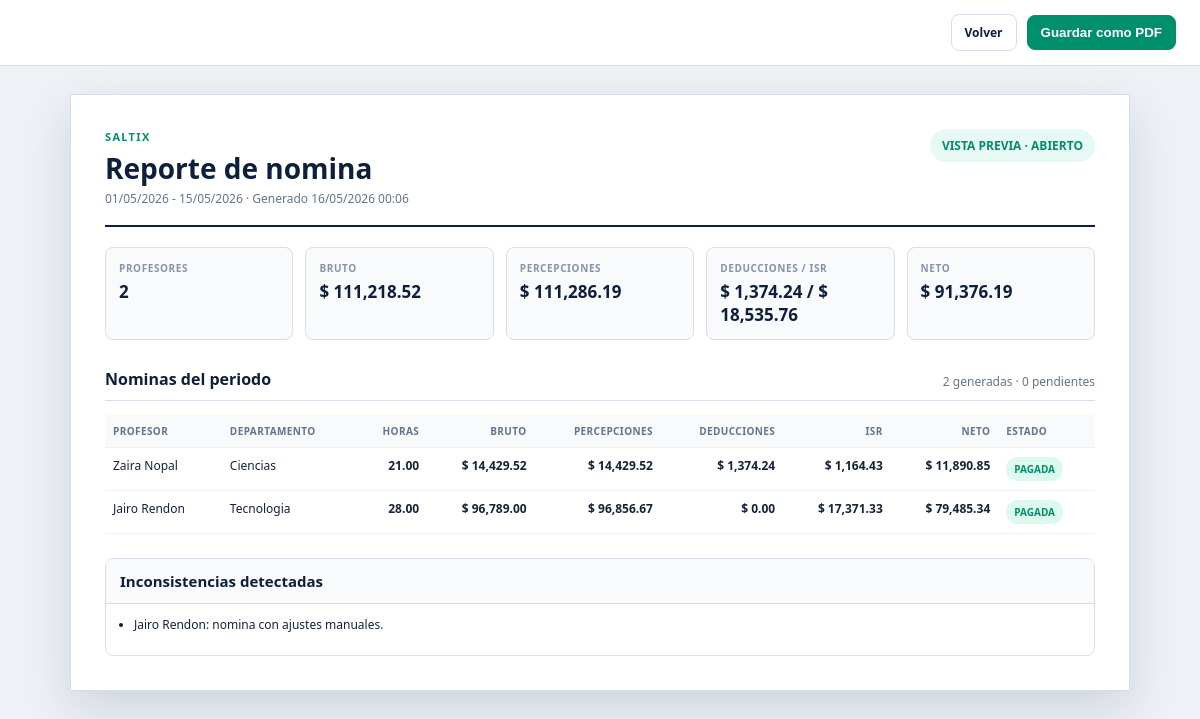
/contabilidad/periodo/2/print/ (signed in), run on the app's committed database.
### Contabilidad/models.py (models this page shows, shortened)
class Periodo(models.Model):
    TIPOS = [
        ("SEMANAL", "Semanal"),
        ("QUINCENAL", "Quincenal"),
        ("MENSUAL", "Mensual"),
    ]
    ESTADOS = [
        ("ABIERTO", "Abierto"),
        ("CERRADO", "Cerrado"),
    ]
    fecha_inicio = models.DateField()
    fecha_fin = models.DateField()
    tipo = models.CharField(max_length=10, choices=TIPOS, default="QUINCENAL")
    estado = models.CharField(max_length=10, choices=ESTADOS, default="ABIERTO")
    fecha_cierre = models.DateTimeField(null=True, blank=True)
    class Meta:
        constraints = [
            models.UniqueConstraint(
                fields=["fecha_inicio", "fecha_fin", "tipo"],
                name="unique_periodo_rango_tipo",
            ),
        ]

class Nomina(models.Model):
    ESTADOS = [
        ("pendiente", "Pendiente"),
        ("procesando", "Procesando"),
        ("cerrada", "Cerrada"),
        ("pagada", "Pagada"),
    ]
    profesor = models.ForeignKey("Profesores.Profesor", on_delete=models.PROTECT)
    periodo = models.ForeignKey("Periodo", on_delete=models.PROTECT)
    horas_trabajadas = models.DecimalField(max_digits=8, decimal_places=2, default=0)
    faltas = models.PositiveIntegerField(default=0)
    retardos = models.PositiveIntegerField(default=0)
    faltas_equivalentes = models.PositiveIntegerField(default=0)
    total_bruto = models.DecimalField(max_digits=12, decimal_places=4)
    total_percepciones = models.DecimalField(max_digits=12, decimal_places=4)
    total_impuestos = models.DecimalField(max_digits=12, decimal_places=4)
    total_deducciones = models.DecimalField(max_digits=12, decimal_places=4)
    total_neto = models.DecimalField(max_digits=12, decimal_places=4)
    fecha_de_generacion = models.DateTimeField(auto_now_add=True)
    fecha_actualizacion = models.DateTimeField(auto_now=True)
    estado = models.CharField(max_length=20, choices=ESTADOS, default="procesando")
    class Meta:
        constraints = [
            models.UniqueConstraint(
                fields=["profesor", "periodo"],
                name="unique_nomina_profesor_periodo",
            ),
        ]
        indexes = [
            models.Index(fields=["periodo", "estado"]),
            models.Index(fields=["profesor", "periodo"]),
        ]

### Profesores/models.py (models this page shows, shortened)
class Profesor(models.Model):
    ESTADOS = [
        ("ACTIVO", "Activo"),
        ("SUSPENDIDO", "Suspendido"),
        ("BAJA_TEMPORAL", "Baja temporal"),
        ("BAJA_DEFINITIVA", "Baja definitiva"),
    ]
    usuario = models.OneToOneField("users.Usuario", on_delete=models.CASCADE)
    rfc = models.CharField(max_length=13, unique=True)
    curp = models.CharField(max_length=18, unique=True)
    telefono = models.CharField(max_length=10)
    direccion = models.TextField(max_length=100)
    fecha_ingreso = models.DateField()
    estado_laboral = models.CharField(max_length=20, choices=ESTADOS, default="ACTIVO")
    costo_por_hora = models.DecimalField(max_digits=12, decimal_places=4)
    tipo_contrato = models.CharField(max_length=25)
    departamento = models.ForeignKey("users.Departamento", on_delete=models.PROTECT, related_name="profesores")
    plantel = models.ForeignKey("core.Plantel", on_delete=models.PROTECT, related_name="profesores")
    class Meta:
        indexes = [
            models.Index(fields=["estado_laboral"]),
            models.Index(fields=["fecha_ingreso"]),
        ]

### users/models.py (models this page shows, shortened)
class Usuario(AbstractBaseUser, PermissionsMixin):
    email = models.EmailField(max_length=254, unique=True)
    nombre = models.CharField(max_length=50, blank=False, null=False)
    apellido = models.CharField(max_length=50, blank=False, null=False)
    is_active = models.BooleanField(default=True)
    is_staff = models.BooleanField(default=False)
    date_joined = models.DateTimeField(default=timezone.now)
    last_login = models.DateTimeField(null=True, blank=True)
    rol_id = models.ForeignKey('Rol', on_delete=models.PROTECT, null=True, blank=True, related_name='users')
    objects = UsuarioManager()
    USERNAME_FIELD = "email"
    REQUIRED_FIELDS = ["nombre", "apellido"]
    def get_full_name(self):
        return f"{self.nombre} {self.apellido}"

class Departamento(models.Model):
    nombre = models.CharField(max_length=40)
    descripcion = models.CharField(max_length=1000)
    jefe = models.ForeignKey("Usuario", on_delete=models.PROTECT)
    plantel = models.ForeignKey("core.Plantel", on_delete=models.PROTECT)
    activo = models.BooleanField(default=True)

### Contabilidad/views.py (the view)
# urls.py: path("periodo/<int:periodo_id>/print/", views.reporte_periodo_print, name="reporte_periodo_print"),
@login_required
@requiere_rol("contabilidad", "administrador")
def reporte_periodo_print(request, periodo_id):
    periodo = get_object_or_404(Periodo, id=periodo_id)
    context = {
        "periodo": periodo,
        "resumen": obtener_resumen_periodo(periodo),
        "tipo_reporte": "Vista previa" if periodo.estado == "ABIERTO" else "Reporte oficial",
        "fecha_generacion": timezone.localtime(timezone.now()),
        "auto_print": request.GET.get("print") == "1",
    }
    return render(request, "Contabilidad/reporte_periodo_print.html", context)

### Contabilidad/templatetags/money_filters.py (called while the page is built)
@register.filter
def money(value):
    try:
        amount = Decimal(value or 0)
    except (InvalidOperation, TypeError, ValueError):
        amount = Decimal("0")
    return f"{amount:,.2f}"

### Contabilidad/utils.py (called while the page is built)
def money(value):
    try:
        return Decimal(value or 0).quantize(Decimal("0.0001"))
    except (InvalidOperation, TypeError, ValueError):
        return Decimal("0.0000")

def get_profesores_activos():
    return Profesor.objects.select_related("usuario").filter(estado_laboral="ACTIVO")

def get_profesores_sin_nomina_periodo(periodo):
    if periodo is None:
        return []
    con_nomina = set(Nomina.objects.filter(periodo=periodo).values_list("profesor_id", flat=True))
    return [p for p in get_profesores_activos() if p.id not in con_nomina]

def obtener_nominas_periodo(periodo, profesor_id="", estado=""):
    nominas = Nomina.objects.select_related(
        "profesor",
        "profesor__usuario",
        "profesor__departamento",
        "periodo",
    ).filter(periodo=periodo)
    if profesor_id:
        nominas = nominas.filter(profesor_id=profesor_id)
    if estado:
        nominas = nominas.filter(estado=estado)
    return nominas.order_by("profesor__usuario__apellido", "profesor__usuario__nombre")

def obtener_totales_periodo(periodo, nominas=None):
    nominas = list(nominas if nominas is not None else obtener_nominas_periodo(periodo))
    totales = {
        "total_profesores": len(nominas),
        "total_bruto": Decimal("0.0000"),
        "total_percepciones": Decimal("0.0000"),
        "total_deducciones": Decimal("0.0000"),
        "total_isr": Decimal("0.0000"),
        "total_neto": Decimal("0.0000"),
    }
    for nomina in nominas:
        totales["total_bruto"] += money(nomina.total_bruto)
        totales["total_percepciones"] += money(nomina.total_percepciones)
        totales["total_deducciones"] += money(nomina.total_deducciones)
        totales["total_isr"] += money(nomina.total_impuestos)
        totales["total_neto"] += money(nomina.total_neto)
    return totales

### Notifications/context_processors.py (called while the page is built)
def notifications(request):
    user = getattr(request, "user", None)
    if not user or not user.is_authenticated:
        return {}
    qs = Notificacion.objects.filter(usuario=user, archivada=False)
    return {
        "notification_unread_count": qs.filter(leida=False).count(),
        "notification_latest": qs.order_by("-creada_en")[:5],
    }

### Contabilidad/templates/Contabilidad/reporte_periodo_print.html (shortened to what this page needs)
{% load money_filters %}
<!DOCTYPE html>
<html lang="es">
<head>
</head>
<body>
  <div class="print-toolbar">
    <a class="btn" href="{% url 'reporte_periodo' periodo.id %}">Volver</a>
    <button style="cursor:pointer;" class="btn btn-primary" type="button" onclick="window.print()">Guardar como PDF</button>
  </div>
  <main class="page">
    <header class="header">
      <div>
        <span class="kicker">SALTIX</span>
        <h1>Reporte de nomina</h1>
        <p>{{ periodo.fecha_inicio|date:"d/m/Y" }} - {{ periodo.fecha_fin|date:"d/m/Y" }} · Generado {{ fecha_generacion|date:"d/m/Y H:i" }}</p>
      </div>
      <div class="badge">{{ tipo_reporte }} · {{ periodo.estado }}</div>
    </header>
    <section class="summary">
      <div class="card"><span>Profesores</span><strong>{{ resumen.totales.total_profesores }}</strong></div>
      <div class="card"><span>Bruto</span><strong>$ {{ resumen.totales.total_bruto|money }}</strong></div>
      <div class="card"><span>Percepciones</span><strong>$ {{ resumen.totales.total_percepciones|money }}</strong></div>
      <div class="card"><span>Deducciones / ISR</span><strong>$ {{ resumen.totales.total_deducciones|money }} / $ {{ resumen.totales.total_isr|money }}</strong></div>
      <div class="card"><span>Neto</span><strong>$ {{ resumen.totales.total_neto|money }}</strong></div>
    </section>
    <div class="table-title">
      <h2>Nominas del periodo</h2>
      <p>{{ resumen.total_nominas_generadas }} generadas · {{ resumen.total_nominas_pendientes }} pendientes</p>
    </div>
    <table>
      <thead>
        <tr>
          <th>Profesor</th>
          <th>Departamento</th>
          <th class="amount">Horas</th>
          <th class="amount">Bruto</th>
          <th class="amount">Percepciones</th>
          <th class="amount">Deducciones</th>
          <th class="amount">ISR</th>
          <th class="amount">Neto</th>
          <th>Estado</th>
        </tr>
      </thead>
      <tbody>
        {% for nomina in resumen.nominas %}
          <tr>
            <td>{{ nomina.profesor.usuario.get_full_name }}</td>
            <td>{{ nomina.profesor.departamento.nombre|default:"Sin departamento" }}</td>
            <td class="amount">{{ nomina.horas_trabajadas }}</td>
            <td class="amount">$ {{ nomina.total_bruto|money }}</td>
            <td class="amount">$ {{ nomina.total_percepciones|money }}</td>
            <td class="amount">$ {{ nomina.total_deducciones|money }}</td>
            <td class="amount">$ {{ nomina.total_impuestos|money }}</td>
            <td class="amount">$ {{ nomina.total_neto|money }}</td>
            <td><span class="state state-{{ nomina.estado }}">{{ nomina.estado }}</span></td>
          </tr>
        {% empty %}
          <tr><td colspan="9">No hay nominas generadas para este periodo.</td></tr>
        {% endfor %}
      </tbody>
    </table>
    <section class="issues">
      <h2>Inconsistencias detectadas</h2>
      <ul>
        {% for inconsistencia in resumen.inconsistencias %}
          <li>{{ inconsistencia }}</li>
        {% empty %}
          <li>Sin inconsistencias detectadas.</li>
        {% endfor %}
      </ul>
    </section>
  </main>
</body>
</html>

### Contabilidad/templates/Contabilidad/reporte_periodo_print.html (style rules this page uses)
:root { --navy: #0d1f3c; --muted: #64748b; --line: #d7deea; --soft: #f8fafc; --green: #008f6b; --red: #c0392b; }
* { box-sizing: border-box; }
body { background: #eef2f7; color: #15223a; font-family: "Segoe UI", Arial, sans-serif; font-size: 12px; margin: 0; }
.print-toolbar { align-items: center; background: #fff; border-bottom: 1px solid var(--line); display: flex; gap: 10px; justify-content: flex-end; padding: 14px 24px; position: sticky; top: 0; z-index: 2; }
.btn { border: 1px solid var(--line); border-radius: 8px; color: var(--navy); font-weight: 800; padding: 9px 13px; text-decoration: none; }
.btn-primary { background: var(--green); border-color: var(--green); color: #fff; }
.page { background: #fff; border: 1px solid var(--line); box-shadow: 0 18px 45px rgba(13, 31, 60, .14); margin: 28px auto; max-width: 1060px; padding: 34px; }
.header { align-items: flex-start; border-bottom: 2px solid var(--navy); display: flex; justify-content: space-between; gap: 20px; padding-bottom: 18px; }
.kicker { color: var(--green); display: block; font-size: 11px; font-weight: 900; letter-spacing: .12em; text-transform: uppercase; }
h1 { color: var(--navy); font-size: 28px; margin: 5px 0 3px; }
p { color: var(--muted); margin: 0; }
.badge { background: #e6f9f4; border-radius: 999px; color: var(--green); font-weight: 900; padding: 8px 12px; text-transform: uppercase; }
.summary { display: grid; gap: 12px; grid-template-columns: repeat(5, 1fr); margin-top: 20px; }
.card { background: var(--soft); border: 1px solid var(--line); border-radius: 8px; padding: 13px; }
.card span { color: #8794a8; display: block; font-size: 10px; font-weight: 900; letter-spacing: .06em; margin-bottom: 5px; text-transform: uppercase; }
.card strong { color: var(--navy); font-size: 17px; }
.table-title { align-items: end; border-bottom: 1px solid var(--line); display: flex; justify-content: space-between; margin-top: 28px; padding-bottom: 10px; }
.table-title h2 { color: var(--navy); font-size: 16px; margin: 0; }
table { border-collapse: collapse; margin-top: 14px; width: 100%; }
th { background: var(--soft); color: var(--muted); font-size: 10px; letter-spacing: .04em; text-align: left; text-transform: uppercase; }
th, td { border-bottom: 1px solid #edf1f7; padding: 9px 8px; vertical-align: top; }
td.amount { font-weight: 800; text-align: right; white-space: nowrap; }
th.amount { text-align: right; }
.state { border-radius: 999px; display: inline-block; font-size: 10px; font-weight: 900; padding: 5px 8px; text-transform: uppercase; }
.state-pagada { background: #ddf8ed; color: var(--green); }
.issues { border: 1px solid var(--line); border-radius: 8px; margin-top: 24px; overflow: hidden; }
.issues h2 { background: var(--soft); border-bottom: 1px solid var(--line); color: var(--navy); font-size: 15px; margin: 0; padding: 12px 14px; }
.issues ul { margin: 0; padding: 12px 28px 16px; }
.issues li { margin-bottom: 6px; }

### data on the page
Periodo: fecha_inicio "01/05/2026", fecha_fin "15/05/2026", estado "ABIERTO"
Nomina: profesor.usuario.get_full_name "Zaira Nopal", profesor.departamento.nombre "Ciencias", horas_trabajadas "21.00", total_bruto "14,429.52", total_percepciones "14,429.52", total_deducciones "1,374.24", total_impuestos "1,164.43", total_neto "11,890.85", estado "PAGADA"
Nomina: profesor.usuario.get_full_name "Jairo Rendon", profesor.departamento.nombre "Tecnologia", horas_trabajadas "28.00", total_bruto "96,789.00", total_percepciones "96,856.67", total_deducciones "0.00", total_impuestos "17,371.33", total_neto "79,485.34", estado "PAGADA"

### other printed values
{{ fecha_generacion|date:"d/m/Y H:i" }} "16/05/2026 00:06"
{{ tipo_reporte }} "VISTA PREVIA"
{{ resumen.totales.total_profesores }} "2"
{{ resumen.totales.total_bruto|money }} "111,218.52"
{{ resumen.totales.total_percepciones|money }} "111,286.19"
{{ resumen.totales.total_deducciones|money }} "1,374.24"
{{ resumen.totales.total_isr|money }} "18,535.76"
{{ resumen.totales.total_neto|money }} "91,376.19"
{{ resumen.total_nominas_generadas }} "2"
{{ resumen.total_nominas_pendientes }} "0"
{{ inconsistencia }} "Jairo Rendon: nomina con ajustes manuales."
